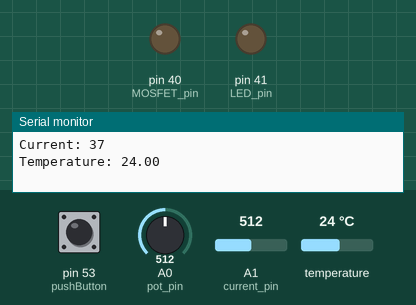
The sketch below on a simulated Arduino Mega 2560, built with avr-gcc and run on an emulated ATmega2560. Parts: output pins drawn as LEDs (lit = HIGH), the last lines printed to the serial monitor. The inputs (shaded band) are chosen by the test bench; at power-on: pin 53 (pushButton) HIGH, A0 (pot_pin) = 512, A1 (current_pin) = 512, temperature 24 °C.

Above: at 1.2 s.
1.3 s: pin 53 (pushButton) pulled LOW for 0.15 s
At 1.37 s:
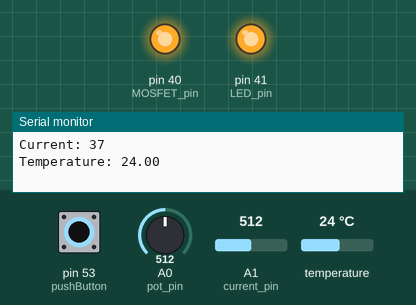
2.9 s: pin 53 (pushButton) pulled LOW for 3.2 s
At 6.6 s:
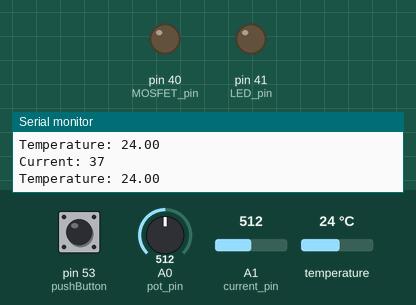
Timing chart, 0 to 8.1 s (numbered marks = the images above; inputs shaded):
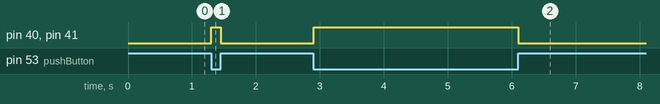

The sketch:

Mosfet_Switch_12102019.ino
```cpp
//Include Libraries
#include <OneWire.h>
#include <DallasTemperature.h>

//Variables
int Poti_raw;
int Poti_processed;
int Current_raw;
int Current_mV = 0;
int Current_processed;
int Current_Offset = 0;
String inString;         // incoming serial byte
String test = String("start");
//Temperatursensor DS18B20 Variablen
uint32_t requestMillis = 0;
bool requestStarted = false;
const uint8_t bitResolution = 12;
const uint16_t ConvWait = 750;
int buttonState;

//Inputs
int pot_pin = A0;
int current_pin = A1;
int pushButton = 53;

//Outputs
int MOSFET_pin = 40;
int LED_pin = 41;


//Defines
#define CURRENT_SCALE_LEM 12.5
#define CURRENT_SCALE_ACS 66
#define CURRENT_SENSOR_WINDINGS_LEM 2
// Data wire is plugged into pin 2 on the Arduino
#define ONE_WIRE_BUS 52
//#define LEM_CURRENTSENSOR


// Setup a oneWire instance to communicate with any OneWire devices
// (not just Maxim/Dallas temperature ICs)
OneWire oneWire(ONE_WIRE_BUS);
/********************************************************************/
// Pass our oneWire reference to Dallas Temperature.
DallasTemperature sensors(&oneWire);
/********************************************************************/


void setup() {
  pinMode(LED_pin, OUTPUT);
  pinMode(MOSFET_pin, OUTPUT);
  pinMode(pushButton, INPUT_PULLUP);
  Serial.begin(9600);

  // Start up the library
  sensors.begin();
  sensors.setResolution(bitResolution); // die Aufloesung festlegen
  sensors.setWaitForConversion(false);  // den Sensor asynchron (nicht blockierend) abfrage


  while (!Serial) {
    ; // wait for serial port to connect. Needed for native USB port only
  }
}


void loop() {
  //--------------------------------------------------------------------
  //Read Sensor Inputs
  //Reading from potentiometer
  Poti_raw = analogRead(pot_pin);
  //reading from Current Sensor
  Current_raw = analogRead(current_pin);
  //Read the Pushbutton
  buttonState = digitalRead(pushButton);

  //Read the Temperatur
  if (!requestStarted) {                      // wenn noch kein Request ausgeloest wurde, dann...
    sensors.requestTemperatures();            // Request ausloesen
    requestStarted = true;                    // Variable zum merken, dass der Request ausgeloest wurde
    requestMillis = millis();                 // die Millisekunden merken
    //digitalWrite(LED_pin, HIGH);
  } else {
    //digitalWrite(LED_pin, LOW);
  }

  //--------------------------------------------------------------------


  //--------------------------------------------------------------------
  //Read from the serial COM Port
  if (Serial.available() > 0) {
    inString = Serial.readString();
  }
  //--------------------------------------------------------------------


  //--------------------------------------------------------------------#TODO make own Function
  //Zero Current Offset of the first Byte is "s"
  if (inString[0] == test[0]) {
    inString = ""; //Delete input after action
    Current_Offset = Current_mV;
    Serial.print("Offset Raw in mV = ");
    Serial.println(Current_Offset);

  }
  //--------------------------------------------------------------------


  //--------------------------------------------------------------------
  //Calculate Values
  //Current Sensor
  Current_mV = map(Current_raw, 0, 1023, 0, 5000);

  #ifdef LEM_CURRENTSENSOR
    //LEM Current Sensor
    Current_processed = ((Current_mV-Current_Offset)/CURRENT_SCALE_LEM)/CURRENT_SENSOR_WINDINGS_LEM;
  #else
    Current_processed = (Current_mV-Current_Offset)/CURRENT_SCALE_ACS;


  #endif


  //Mapping the Values Poti between 0 to 255 because we can give output
  //from 0 - 255 using the analogwrite funtion
  Poti_processed = map(Poti_raw, 0, 1021, 0, 255);


  //--------------------------------------------------------------------
  //Write Ouputs
  //Write Signal for MOSFET
  digitalWrite(LED_pin, !buttonState);
  digitalWrite(MOSFET_pin, !buttonState);

  //--------------------------------------------------------------------


  //--------------------------------------------------------------------
  //Write Data Back to PC when a new Temperatur value is ready
    if (millis() - requestMillis >= ConvWait) { // wenn die Konvertierungszeit erreicht ist, dann...
      Serial.print("Current: ");
      Serial.println(Current_processed);
      //Serial.println(Current_raw);
      float temp = sensors.getTempCByIndex(0);  // die Temperatur auslesen
      Serial.print("Temperature: ");            // und anzeigen
      Serial.println(temp);
      requestStarted = false;                   // die Variable zuruecksetzen, damit der naechste Request ausgeloest werden kann
  }
  //--------------------------------------------------------------------


  delay(1);

}
```

Measured:
- after the input at 1.3 s, pin 40 (MOSFET_pin), pin 41 (LED_pin): LOW → HIGH at once, → LOW 0.15 s later
- after the input at 2.9 s, pin 40 (MOSFET_pin), pin 41 (LED_pin): LOW → HIGH at once, → LOW 3.2 s later
